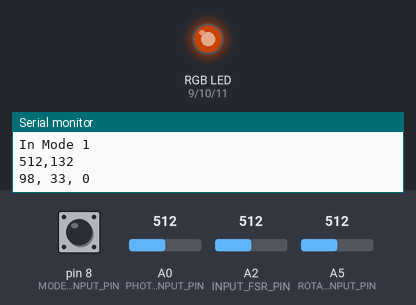
This sketch was run on a simulated Arduino Uno, built with avr-gcc and run on an emulated ATmega328P. Shown: an RGB LED mixed from three pins (HIGH = lit), the last lines printed to the serial monitor. Inputs (shaded band) come from the test bench; at power-on: pin 8 (MODE_SWITCH_BUTTON_INPUT_PIN) HIGH, A5 (ROTARY_INPUT_PIN) = 512, A0 (PHOTOCELL_INPUT_PIN) = 512, A2 (INPUT_FSR_PIN) = 512. Dim RGB values are drawn brighter than linear.

Above: at 1.26 s.
1.3 s: pin 8 (MODE_SWITCH_BUTTON_INPUT_PIN) pulled LOW for 0.15 s
At 2.1 s:
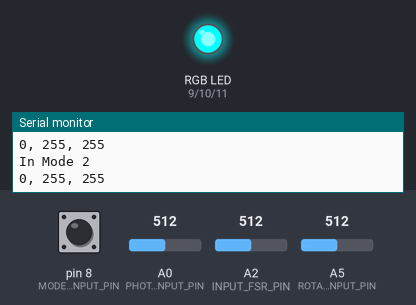
2.9 s: A5 (ROTARY_INPUT_PIN) set to 716
At 3.8 s:
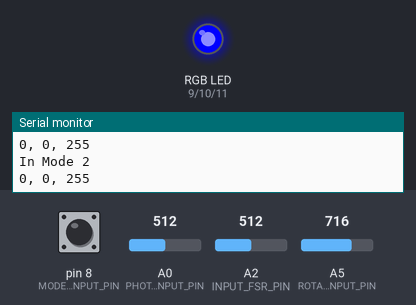
4.4 s: A5 (ROTARY_INPUT_PIN) set to 306
At 5.2 s:
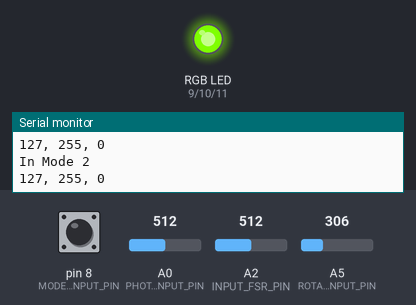
5.9 s: A5 (ROTARY_INPUT_PIN) set to 0
At 6.8 s:
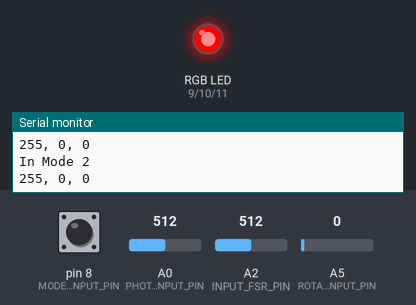
7.4 s: pin 8 (MODE_SWITCH_BUTTON_INPUT_PIN) pulled LOW for 1 s
At 8.3 s:
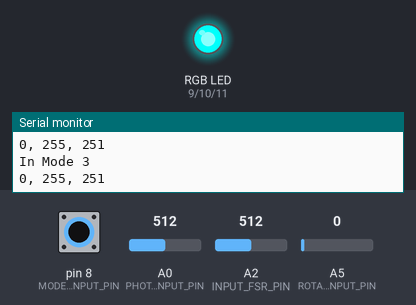
9.9 s: pin 8 (MODE_SWITCH_BUTTON_INPUT_PIN) pulled LOW for 0.15 s
At 13.82 s:
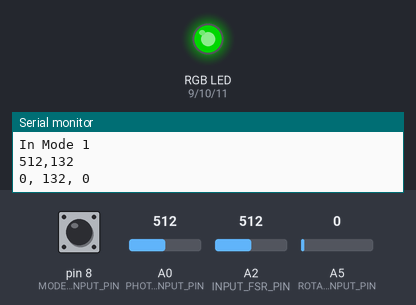
Timing chart, 0 to 15.5 s (numbered marks = the images above; inputs shaded):
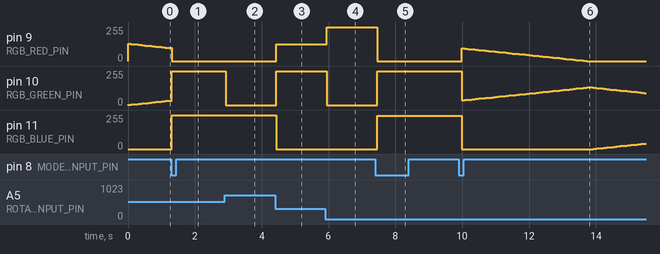

The sketch:

A1-CSE493F.ino
```cpp
// input pins
const int MODE_SWITCH_BUTTON_INPUT_PIN = 8; // digital input - mode switcher
const int PHOTOCELL_INPUT_PIN = A0; // analog input - photo cell
const int ROTARY_INPUT_PIN = A5; // analog lo-fi input - potentiometer
const int INPUT_FSR_PIN = A2;

// output pins
const int RGB_RED_PIN = 9;
const int RGB_GREEN_PIN = 10;
const int RGB_BLUE_PIN = 11;

// global vars
int mode = 0; // 0 ~ mode 1, 1 ~ mode 2, 2 ~ mode 3

int modeSwitchVal = 1;
int lastModeSwitchVal = 1;

// photocell vars
const int MIN_PHOTOCELL_VAL = 200;
const int MAX_PHOTOCELL_VAL = 800;
const boolean PHOTOCELL_IS_R2_IN_VOLTAGE_DIVIDER = true;

// rgb vars
enum RGB{
  RED,
  GREEN,
  BLUE,
  NUM_COLORS
};
const int MAX_COLOR_VALUE = 255;
int _rgbLedValues[] = {MAX_COLOR_VALUE, 0, 0}; // Red, Green, Blue
enum RGB _curFadingUpColor = GREEN;
enum RGB _curFadingDownColor = RED;
const int FADE_STEP = 5;

void setup() {
  // input pin setup
  pinMode(MODE_SWITCH_BUTTON_INPUT_PIN, INPUT_PULLUP);
  pinMode(PHOTOCELL_INPUT_PIN, INPUT);
  pinMode(ROTARY_INPUT_PIN, INPUT_PULLUP);
  pinMode(INPUT_FSR_PIN, INPUT);

  // output pin setup
  pinMode(RGB_RED_PIN, OUTPUT);
  pinMode(RGB_GREEN_PIN, OUTPUT);
  pinMode(RGB_BLUE_PIN, OUTPUT);

  Serial.begin(9600);

  setColor(_rgbLedValues[RED], _rgbLedValues[GREEN], _rgbLedValues[BLUE]);
}

void loop() {

  // mode control
  modeSwitchVal = digitalRead(MODE_SWITCH_BUTTON_INPUT_PIN);

  // mode switch
  if(modeSwitchVal == 0 && lastModeSwitchVal == 1) {
    Serial.print("Moving from mode ");
    Serial.print(mode);
    mode = (mode + 1) % 3;
    Serial.print(" to mode ");
    Serial.println(mode);
  }

  lastModeSwitchVal = modeSwitchVal;

  if(mode == 0) {
    // mode 1: crossfading RGB LED with brightness inversely proportional to the light level
    Serial.println("In Mode 1");
    gradientMode();
  } else if (mode == 1) {
    // mode 2: configuring color with lo-fi input
    Serial.println("In Mode 2");
    colorConfigMode();
  } else {
    // mode 3: creative feature
    Serial.println("In Mode 3");
    creativeMode();
  }

  delay(100);
}
```

creativeMode.ino
```cpp
const int MIN_PRESSURE = 0;
const int MAX_PRESSURE = 1023;

void creativeMode() {
  int currentPressure = analogRead(INPUT_FSR_PIN);

  int mappedValue = map(currentPressure, MIN_PRESSURE, MAX_PRESSURE, 0, 255);

  int hueValue = mappedValue;

  setColorHSV(hueValue, 255, 255);
}

void setColorHSV(int hue, int saturation, int value) {
  float h = hue / 255.0; // Convert hue to 0-1 range
  float s = saturation / 255.0; // Convert saturation to 0-1 range
  float v = value / 255.0; // Convert value to 0-1 range

  int hi = floor(h * 6);
  float f = h * 6 - hi;
  float p = v * (1 - s);
  float q = v * (1 - f * s);
  float t = v * (1 - (1 - f) * s);

  switch (hi) {
    case 0:
      setColor(v * 255, t*255, p*255);
      break;
    case 1:
      setColor(q * 255, v*255, p*255);
      break;
    case 2:
      setColor(p * 255, v*255, t*255);
      break;
    case 3:
      setColor(p * 255, q*255, v*255);
      break;
    case 4:
      setColor(t * 255, p*255, v*255);
      break;
    default:
      setColor(v * 255, p*255, q*255);
      break;
  }
}
```

functions.ino
```cpp
void setColor(int red, int green, int blue)
{
  Serial.print(red);
  Serial.print(", ");
  Serial.print(green);
  Serial.print(", ");
  Serial.println(blue);

  analogWrite(RGB_RED_PIN, red);
  analogWrite(RGB_GREEN_PIN, green);
  analogWrite(RGB_BLUE_PIN, blue);
}
```

gradientMode.ino
```cpp
void gradientMode() {
  // photocell info
  int photocellVal = analogRead(PHOTOCELL_INPUT_PIN);
  int ledVal = map(photocellVal, MIN_PHOTOCELL_VAL, MAX_PHOTOCELL_VAL, 0, 255);
  ledVal = constrain(ledVal, 0, 255);
  Serial.print(photocellVal);
  Serial.print(",");
  Serial.println(ledVal);

  // rgb info
  _rgbLedValues[_curFadingUpColor] += FADE_STEP;
  _rgbLedValues[_curFadingDownColor] -= FADE_STEP;

  if(_rgbLedValues[_curFadingUpColor] > MAX_COLOR_VALUE){
    _rgbLedValues[_curFadingUpColor] = MAX_COLOR_VALUE;
    _curFadingUpColor = (RGB)((int)_curFadingUpColor + 1);

    if(_curFadingUpColor > (int)BLUE){
      _curFadingUpColor = RED;
    }
  }

  if(_rgbLedValues[_curFadingDownColor] < 0){
    _rgbLedValues[_curFadingDownColor] = 0;
    _curFadingDownColor = (RGB)((int)_curFadingDownColor + 1);

    if(_curFadingDownColor > (int)BLUE){
      _curFadingDownColor = RED;
    }
  }

  float dimmer = ledVal / 255.0;

  // Set the color and then delay
  setColor(_rgbLedValues[RED]*dimmer, _rgbLedValues[GREEN]*dimmer, _rgbLedValues[BLUE]*dimmer);
}
```

colorConfigMode.ino
```cpp
int colors[12][3] = {
  {255, 0, 0},
  {255, 127, 0},
  {255, 255, 0},
  {127, 255, 0},
  {0, 255, 0},
  {0, 255, 127},
  {0, 255, 255},
  {0, 127, 255},
  {0, 0, 255},
  {127, 0, 255},
  {255, 0, 255},
  {255, 0, 127}}; // needed for mode 2

void colorConfigMode() {
  int potVal = analogRead(ROTARY_INPUT_PIN);
  int index = map(potVal, 0, 1023, 0, 12);
  setColor(colors[index][0], colors[index][1], colors[index][2]);
}
```

Measured:
- after the input at 1.3 s, pin 11 (RGB_BLUE_PIN): 0/255 → 255/255 at once
- after the input at 2.9 s, pin 10 (RGB_GREEN_PIN): 255/255 → 0/255 at once
- after the input at 4.4 s, pin 9 (RGB_RED_PIN): 0/255 → 127/255 at once; pin 10 (RGB_GREEN_PIN): 0/255 → 255/255 at once; pin 11 (RGB_BLUE_PIN): 255/255 → 0/255 at once
- after the input at 5.9 s, pin 9 (RGB_RED_PIN): 127/255 → 255/255 after 0.05 s; pin 10 (RGB_GREEN_PIN): 255/255 → 0/255 after 0.05 s
- after the input at 7.4 s, pin 9 (RGB_RED_PIN): 255/255 → 0/255 after 0.06 s; pin 10 (RGB_GREEN_PIN): 0/255 → 255/255 after 0.06 s; pin 11 (RGB_BLUE_PIN): 0/255 → 251/255 after 0.06 s
- after the input at 9.9 s, pin 9 (RGB_RED_PIN): 0/255 → 95/255 after 0.08 s, → 93/255 0.10 s later, → 90/255 0.10 s later, → 88/255 0.10 s later, … (38 changes in this stretch); pin 10 (RGB_GREEN_PIN): 255/255 → 36/255 after 0.08 s, → 38/255 0.10 s later, → 41/255 0.10 s later, → 44/255 0.10 s later, … (54 changes in this stretch)
